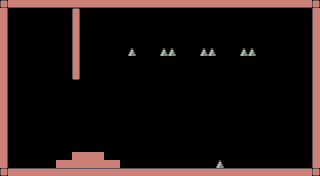

This game map was drawn from its Tiled (.tmx) file and the tilesets committed beside it. A one-line description and the full map source follow:
An orthogonal 40x22 tile map with 8x8 px tiles, 1 tile layer (Tile Layer 1) and 39 objects.

<map version="1.10" tiledversion="1.10.2" orientation="orthogonal" renderorder="right-down" width="40" height="22" tilewidth="8" tileheight="8" infinite="0" nextlayerid="3" nextobjectid="49">
 <tileset firstgid="1" source="../../../pastel.tsx" />
 <layer id="1" name="Tile Layer 1" width="40" height="22">
  <data encoding="csv">
52,34,34,34,34,34,34,34,34,34,34,34,34,34,34,34,34,34,34,34,34,34,34,34,34,34,34,34,34,34,34,34,34,34,34,34,34,34,34,52,
19,0,0,0,0,0,0,0,0,4,0,0,0,0,0,0,0,0,0,0,0,0,0,0,0,0,0,0,0,0,0,0,0,0,0,0,0,0,0,17,
19,0,0,0,0,0,0,0,0,20,0,0,0,0,0,0,0,0,0,0,0,0,0,0,0,0,0,0,0,0,0,0,0,0,0,0,0,0,0,17,
19,0,0,0,0,0,0,0,0,20,0,0,0,0,0,0,0,0,0,0,0,0,0,0,0,0,0,0,0,0,0,0,0,0,0,0,0,0,0,17,
19,0,0,0,0,0,0,0,0,20,0,0,0,0,0,0,0,0,0,0,0,0,0,0,0,0,0,0,0,0,0,0,0,0,0,0,0,0,0,17,
19,0,0,0,0,0,0,0,0,20,0,0,0,0,0,0,0,0,0,0,0,0,0,0,0,0,0,0,0,0,0,0,0,0,0,0,0,0,0,17,
19,0,0,0,0,0,0,0,0,20,0,0,0,0,0,0,130,0,0,0,130,130,0,0,0,130,130,0,0,0,130,130,0,0,0,0,0,0,0,17,
19,0,0,0,0,0,0,0,0,20,0,0,0,0,0,0,0,0,0,0,0,0,0,0,0,0,0,0,0,0,0,0,0,0,0,0,0,0,0,17,
19,0,0,0,0,0,0,0,0,20,0,0,0,0,0,0,0,0,0,0,0,0,0,0,0,0,0,0,0,0,0,0,0,0,0,0,0,0,0,17,
19,0,0,0,0,0,0,0,0,36,0,0,0,0,0,0,0,0,0,0,0,0,0,0,0,0,0,0,0,0,0,0,0,0,0,0,0,0,0,17,
19,0,0,0,0,0,0,0,0,0,0,0,0,0,0,0,0,0,0,0,0,0,0,0,0,0,0,0,0,0,0,0,0,0,0,0,0,0,0,17,
19,0,0,0,0,0,0,0,0,0,0,0,0,0,0,0,0,0,0,0,0,0,0,0,0,0,0,0,0,0,0,0,0,0,0,0,0,0,0,17,
19,0,0,0,0,0,0,0,0,0,0,0,0,0,0,0,0,0,0,0,0,0,0,0,0,0,0,0,0,0,0,0,0,0,0,0,0,0,0,17,
19,0,0,0,0,0,0,0,0,0,0,0,0,0,0,0,0,0,0,0,0,0,0,0,0,0,0,0,0,0,0,0,0,0,0,0,0,0,0,17,
19,0,0,0,0,0,0,0,0,0,0,0,0,0,0,0,0,0,0,0,0,0,0,0,0,0,0,0,0,0,0,0,0,0,0,0,0,0,0,17,
19,0,0,0,0,0,0,0,0,0,0,0,0,0,0,0,0,0,0,0,0,0,0,0,0,0,0,0,0,0,0,0,0,0,0,0,0,0,0,17,
19,0,0,0,0,0,0,0,0,0,0,0,0,0,0,0,0,0,0,0,0,0,0,0,0,0,0,0,0,0,0,0,0,0,0,0,0,0,0,17,
19,0,0,0,0,0,0,0,0,0,0,0,0,0,0,0,0,0,0,0,0,0,0,0,0,0,0,0,0,0,0,0,0,0,0,0,0,0,0,17,
19,0,0,0,0,0,0,0,0,53,54,55,56,0,0,0,0,0,0,0,0,117,118,77,0,0,0,0,0,0,0,93,65,66,66,66,66,66,67,17,
19,0,0,0,0,0,0,53,54,18,18,18,18,55,56,0,0,0,0,117,118,82,82,90,77,0,0,0,0,0,93,90,81,82,82,82,82,82,83,17,
19,0,0,0,0,53,54,18,18,18,18,18,18,18,18,55,56,117,118,82,82,82,82,90,90,127,128,130,125,126,90,90,97,98,98,98,98,98,99,17,
52,2,2,2,2,2,2,2,2,2,2,2,2,2,2,2,2,2,2,2,2,2,2,2,2,2,2,2,2,2,2,2,2,2,2,2,2,2,2,52
</data>
 </layer>
 <objectgroup id="2" name="Object Layer 1">
  <object id="1" gid="209" x="280" y="144" width="8" height="8" />
  <object id="2" gid="193" x="304" y="64" width="8" height="8" />
  <object id="3" gid="193" x="296" y="64" width="8" height="8" />
  <object id="4" gid="193" x="288" y="64" width="8" height="8" />
  <object id="5" gid="193" x="288" y="64" width="8" height="8" />
  <object id="6" gid="193" x="272" y="64" width="8" height="8" />
  <object id="7" gid="193" x="288" y="64" width="8" height="8" />
  <object id="8" gid="193" x="280" y="64" width="8" height="8" />
  <object id="9" gid="193" x="264" y="64" width="8" height="8" />
  <object id="10" gid="193" x="256" y="64" width="8" height="8" />
  <object id="11" gid="193" x="256" y="64" width="8" height="8" />
  <object id="12" gid="193" x="248" y="64" width="8" height="8" />
  <object id="13" gid="193" x="232" y="64" width="8" height="8" />
  <object id="14" gid="193" x="232" y="64" width="8" height="8" />
  <object id="15" gid="193" x="232" y="64" width="8" height="8" />
  <object id="16" gid="193" x="240" y="64" width="8" height="8" />
  <object id="17" gid="193" x="224" y="64" width="8" height="8" />
  <object id="18" gid="193" x="216" y="64" width="8" height="8" />
  <object id="19" gid="193" x="208" y="64" width="8" height="8" />
  <object id="20" gid="193" x="200" y="64" width="8" height="8" />
  <object id="21" gid="193" x="184" y="64" width="8" height="8" />
  <object id="22" gid="193" x="184" y="64" width="8" height="8" />
  <object id="23" gid="193" x="184" y="64" width="8" height="8" />
  <object id="24" gid="193" x="192" y="64" width="8" height="8" />
  <object id="25" gid="193" x="152" y="64" width="8" height="8" />
  <object id="26" gid="193" x="160" y="64" width="8" height="8" />
  <object id="27" gid="193" x="168" y="64" width="8" height="8" />
  <object id="28" gid="193" x="176" y="64" width="8" height="8" />
  <object id="29" gid="193" x="144" y="64" width="8" height="8" />
  <object id="30" gid="193" x="136" y="64" width="8" height="8" />
  <object id="31" gid="193" x="128" y="64" width="8" height="8" />
  <object id="32" gid="193" x="120" y="64" width="8" height="8" />
  <object id="33" gid="193" x="112" y="64" width="8" height="8" />
  <object id="34" gid="193" x="112" y="64" width="8" height="8" />
  <object id="35" gid="193" x="104" y="64" width="8" height="8" />
  <object id="36" gid="193" x="96" y="64" width="8" height="8" />
  <object id="37" gid="193" x="80" y="64" width="8" height="8" />
  <object id="38" gid="193" x="88" y="64" width="8" height="8" />
  <object id="48" gid="241" x="80" y="32" width="8" height="8">
   <properties>
    <property name="destination" value="assets/levels/main/W3/28.tmx" />
    <property name="stars_needed" type="int" value="0" />
   </properties>
  </object>
 </objectgroup>
</map>